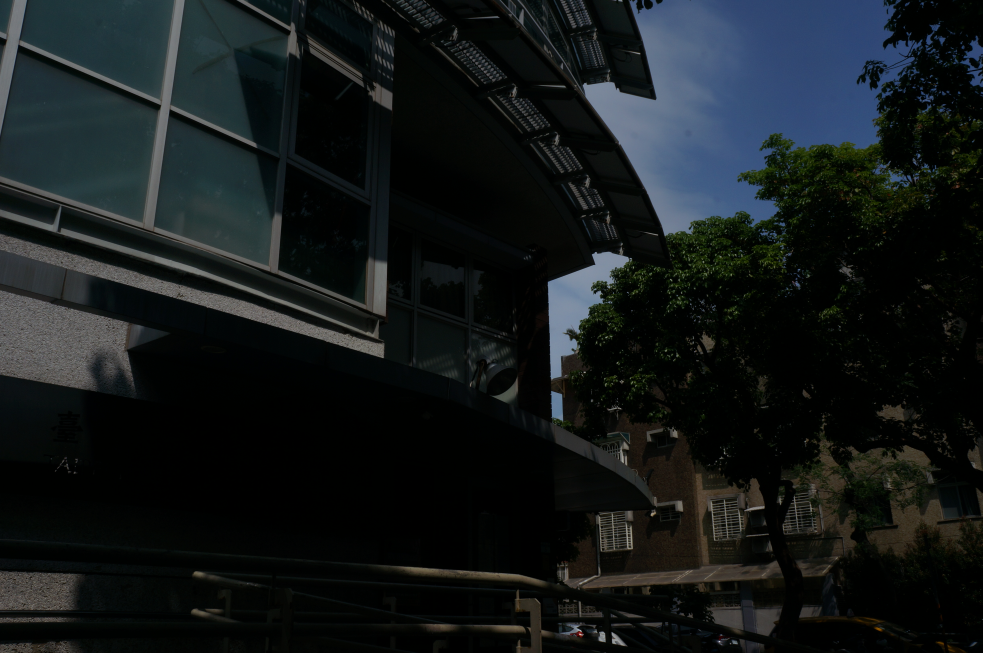
#> input picture hdr_pic/library/DSC00126.JPG, 4912 x 3264 px (shown at 1/5 size); its folder holds 3 pictures in this run; the run also reads 1 picture not shown here
$ jupyter execute --allow-errors Image_Alignment.ipynb
#> lines starting #> are read from the running program, lines starting #| are printed output that depends on the picture
[cell 1]
import numpy as np
import cv2
import glob
import os

# threshold <= 10 has better result, 15 has bad result
def Convert_Image(src_img, threshold_i=5):
    gray_img = np.zeros((src_img.shape[0], src_img.shape[1]), dtype=np.uint8)
    mtb_img = np.zeros((src_img.shape[0], src_img.shape[1]), dtype=np.uint8)
    mask_img = np.zeros((src_img.shape[0], src_img.shape[1]), dtype=np.uint8)
    denoise_img = np.zeros((src_img.shape[0], src_img.shape[1]), dtype=np.uint8)

    # convert to grayscale
    temp_img = src_img.astype(np.uint32)    # prevent overflow
    gray_img = (temp_img[:,:,0]*19/256 + temp_img[:,:,1]*183/256 + temp_img[:,:,2]*54/256)     # BGR
    med_i = np.median(gray_img)

    # convert to MTB
    mtb_img = np.where(gray_img > med_i, 255, 0)

    # exclusion map
    upper_bound = med_i + threshold_i
    lower_bound = med_i - threshold_i
    mask_img[gray_img < lower_bound] = 255
    mask_img[gray_img > upper_bound] = 255

    # bind mask_img and mtb_img
    denoise_img = np.logical_and(mtb_img, mask_img)


    return denoise_img

# shift tar to find current best dx, dy in 9 pixels
def Shift_Image(src, tar, last_dx, last_dy):
    # convert to grayscale first (denoise_img)
    src_dimg = Convert_Image(src)
    tar_dimg = Convert_Image(tar)

    # shift last dx,dy
    h, w = src_dimg.shape[:2]
    min = h * w
    M = np.float32([[1, 0, last_dx*2], [0, 1, last_dy*2]])
    src_dimg = src_dimg.astype(np.uint8)
    tar_dimg = tar_dimg.astype(np.uint8)
    new_tar = cv2.warpAffine(tar_dimg, M, (w, h))

    # then find current best dx, dy
    for x in range(-1,2):
        for y in range(-1,2):
            M = np.float32([[1, 0, x], [0, 1, y]])        # M為平移矩陣,x為寬移動的距離,y為高
            tmp_tar = cv2.warpAffine(new_tar, M, (w, h))  # 仿射變換函式   (w, h):平移後圖像的大小
            z = np.sum(np.logical_xor(src_dimg, tmp_tar) == 1)
            if z < min:
                min = z
                dx = x
                dy = y

    # image * 2, so shift * 2
    return dx + last_dx*2, dy + last_dy*2

# input RGB image src, tar    num = scale 1/2 times
def Image_Alignment(src, tar, num):
    if num == 0:
        dx, dy = Shift_Image(src, tar, 0, 0)
    else:
        h, w = src.shape[:2]
        h_src = cv2.resize(src, (h//2,w//2))
        h_tar = cv2.resize(tar, (h//2,w//2))
        last_dx, last_dy = Image_Alignment(h_src, h_tar, num-1)
        dx, dy = Shift_Image(src, tar, last_dx, last_dy)

    return dx, dy


# [20 lines of commented-out code are left out]
imgspath = glob.glob(os.path.join('hdr_pic/library','*.jpg'))
imgs = [cv2.imread(i) for i in imgspath]
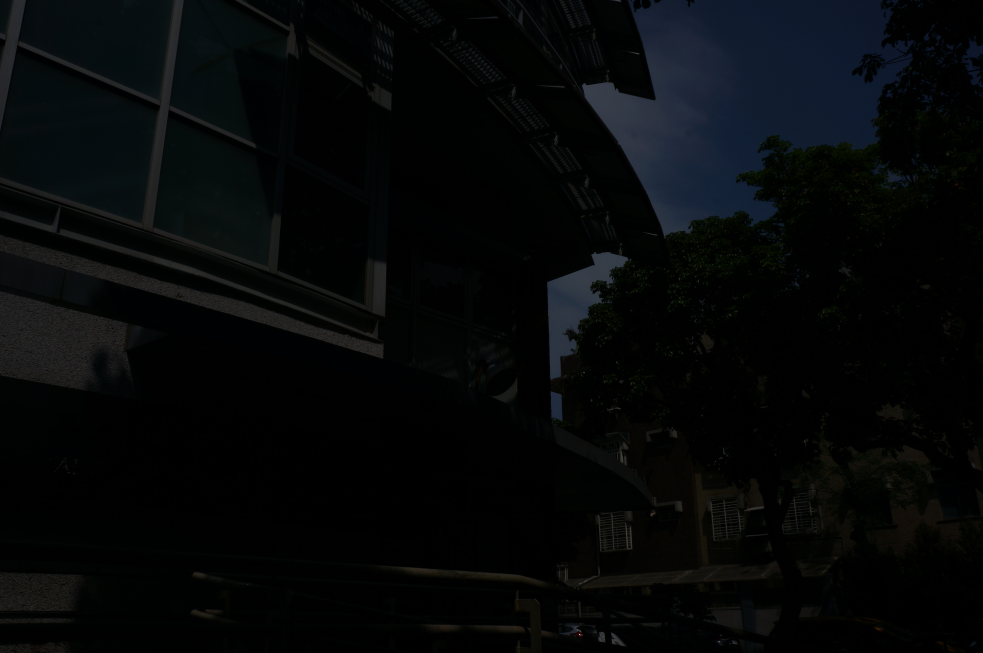
#> input picture hdr_pic/library/DSC00127.JPG, 4912 x 3264 px (shown at 1/5 size)
#> imgs = 3 items
All_Img = []

source_image = imgs[0]
#> source_image is the input picture: shape (3264, 4912, 3); mean B, G, R 26.2, 25.1, 20.2
for i,ele in enumerate(imgs[1:]):
    d_x, d_y = Image_Alignment(source_image, ele, 5)
    print(d_x,d_y)

    h, w = ele.shape[:2]
    M = np.float32([[1, 0, d_x], [0, 1, d_y]])
    after_shift_ele = cv2.warpAffine(ele, M, (w, h))

    # cv2.imwrite(os.path.join('memorial_output', f'img{i}.png'), after_shift_ele)
    # cv2.imwrite(os.path.join('hdr_pic_output/house', f'img{i}.jpg'), after_shift_ele)
    cv2.imwrite(os.path.join('hdr_pic_output/library', f'img{i}.jpg'), after_shift_ele)
#> this loop made 2 passes
#> (h, w, M) on passes 1 to 2: (3264, 4912, [[1, 0, 3], [0, 1, -1]]), (3264, 4912, [[1, 0, 3], [0, 1, 1]])
#| 3 -1
#| 3 1
#> pass 1, in Image_Alignment, `h_src = cv2.resize(src, (h//2,w//2))`:
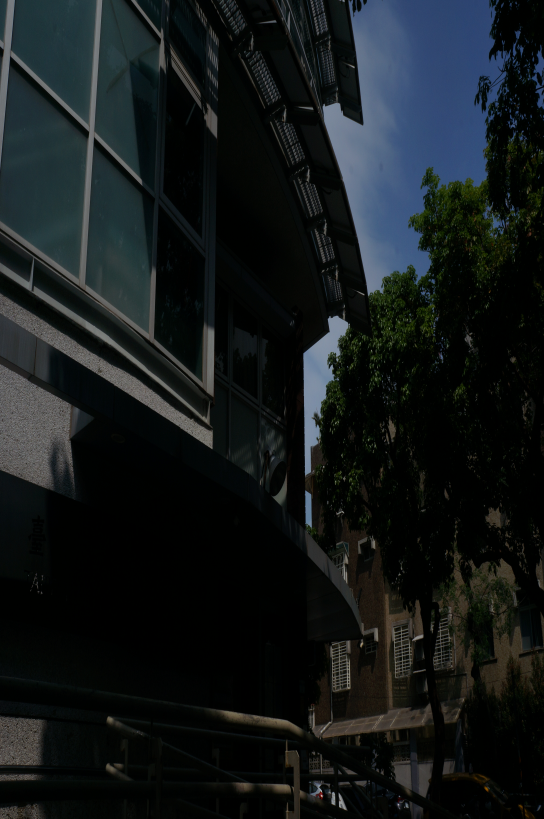
#> h_src: shape (2456, 1632, 3) (shown at 1/3 size); mean B, G, R 26.1, 25, 20.2
#> pass 1, in Image_Alignment, `h_tar = cv2.resize(tar, (h//2,w//2))`:
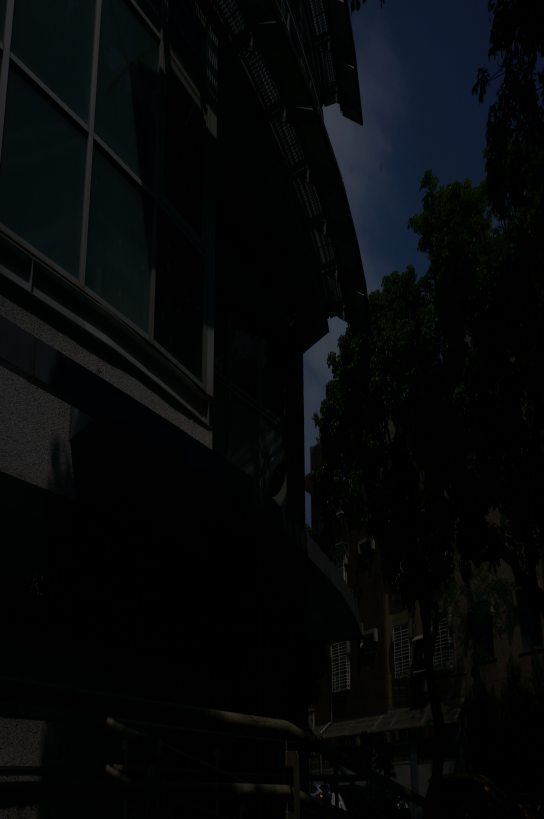
#> h_tar: shape (2456, 1632, 3) (shown at 1/3 size); mean B, G, R 8.4, 7.7, 5.5

[cell 2]
import numpy as np
import cv2
import glob
import os


# [67 lines left out: functions Convert_Image, Shift_Image, Image_Alignment, not called in this run]


imgspath = glob.glob(os.path.join('data','*.png'))
imgs = [cv2.imread(i) for i in imgspath]
#> imgs = []
All_Img = []

#> (the rest of this cell did not finish here and is left out)
